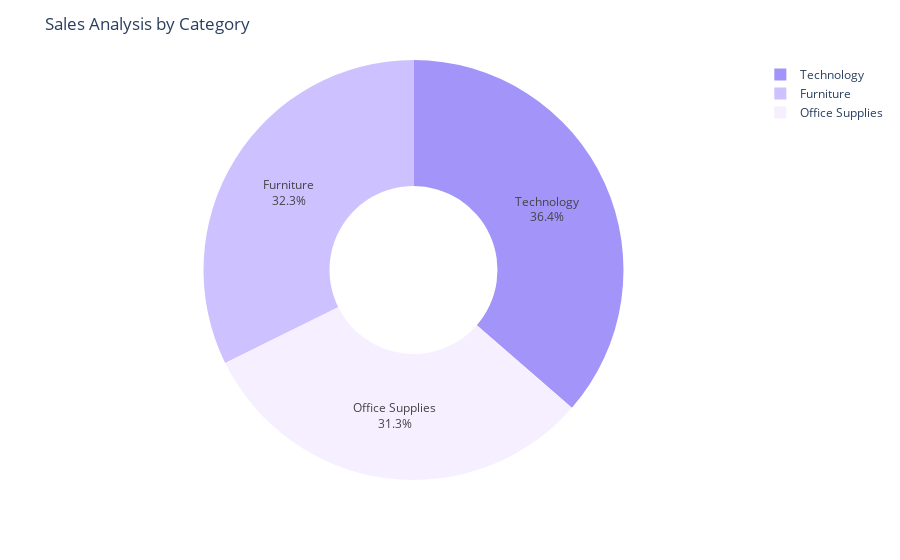

Notebook code for this chart:
### Code cell
purple_shades = ['#A294F9', '#CDC1FF', '#F5EFFF']

fig = px.pie(
    sales_by_category,
    names='Category',
    values='Sales',
    hole=0.4,
    color_discrete_sequence=purple_shades
)
fig.update_traces(textposition='inside', textinfo='percent+label')
fig.update_layout(title_text='Sales Analysis by Category')
fig.show()

### Figure 1 — Plotly figure (JSON) as saved in the notebook; plotly's stock layout.template omitted (floating-point values rounded to 4 significant figures)
{"data": [{"domain": {"x": [0, 1], "y": [0, 1]}, "hole": 0.4, "hovertemplate": "Category=%{label}<br>Sales=%{value}<extra></extra>", "labels": ["Furniture", "Office Supplies", "Technology"], "legendgroup": "", "name": "", "showlegend": true, "textinfo": "percent+label", "textposition": "inside", "type": "pie", "values": [742000.0, 719000.0, 836200.0]}], "layout": {"autosize": true, "legend": {"tracegroupgap": 0}, "margin": {"t": 60}, "piecolorway": ["#A294F9", "#CDC1FF", "#F5EFFF"], "title": {"text": "Sales Analysis by Category"}}}
